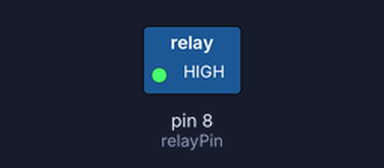
The sketch below on a simulated Arduino Uno, built with avr-gcc and run on an emulated ATmega328P. Parts: switched loads named in the sketch (green lamp = pin HIGH). Dashed ring = blinking.

Above: at 0.2 s.
Timing chart, 0 to 3.0 s (numbered marks = the images above):
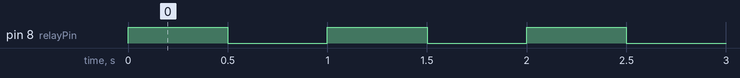

Measured:
- by itself, pin 8 (relayPin): alternates HIGH for 0.50 s and LOW for 0.50 s

The sketch:

arduino_relay.ino
```cpp
// Select which PWM-capable pins are to be used.
int relayPin = 8;


// Set up our outputs, and give full high values so the
// LEDs start off.  Then fade in the blue LED.
//
void setup()
{
  pinMode(relayPin, OUTPUT);
}


void loop()
{
  digitalWrite(relayPin, HIGH);
  delay(500);
  digitalWrite(relayPin, LOW);
  delay(500);
}
```
